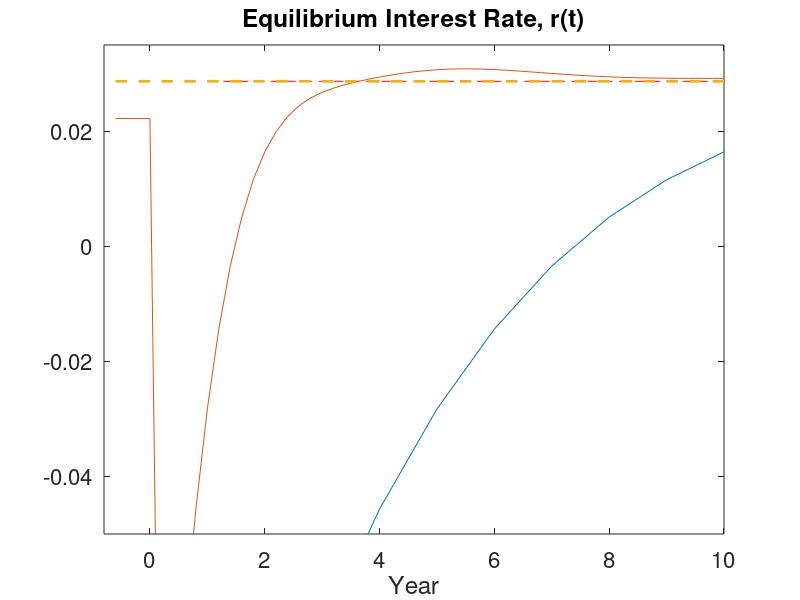

Source code (MATLAB): (Note: a time limit stopped this script after it produced the figure.)
%Written by SeHyoun Ahn and Ben Moll
%NEEDS INPUT FROM huggett_initial.m AND huggett_terminal.m
clear all; close all; clc;

load huggett_initial.mat %start from equilibrium with low lambda2
g0 = sparse(g);
gg0 = sparse(gg);
r00 = r;
A0 = A;
AT0 = A';

load huggett_terminal.mat %terminal condition
g_st = sparse(g); v_st = v;
plot(a,v);
plot(a,g,a,g0);
xlim([amin 1]);
r_st = r;

clear r Delta;

%format long;

T = 20;
N = 100;
dt = T/N;

%initial guess of interest rate sequence
r0 = r_st*ones(N,1);

S = zeros(N,1);
SS = zeros(N,1);
dS = zeros(N,1);

v = zeros(I,2,N);
gg = cell(N+1,1);
v(:,:,N)= v_st;

rnew = r0;

A_t=cell(N,1);

maxit = 1000;
r_it=zeros(N,maxit);
Sdist=zeros(maxit,1);


convergence_criterion = 10^(-5);
%speed of updating the interest rate
xi = 20*(exp(-0.05*(1:N)) - exp(-0.05*N));

% maxit = 1;
for it=1:maxit
    r_t = rnew;
    r_it(:,it)=r_t;
    
    V = v_st;
    
    for n=N:-1:1
        v(:,:,n)=V;
        % forward difference
        dVf(1:I-1,:) = (V(2:I,:)-V(1:I-1,:))/da;
        dVf(I,:) = (z + r_t(n).*amax).^(-s); %will never be used, but impose state constraint a<=amax just in case
        % backward difference
        dVb(2:I,:) = (V(2:I,:)-V(1:I-1,:))/da;
        dVb(1,:) = (z + r_t(n).*amin).^(-s); %state constraint boundary condition
        
        I_concave = dVb > dVf; %indicator whether value function is concave (problems arise if this is not the case)
        
        %consumption and savings with forward difference
        cf = dVf.^(-1/s);
        ssf = zz + r_t(n).*aa - cf;
        %consumption and savings with backward difference
        cb = dVb.^(-1/s);
        ssb = zz + r_t(n).*aa - cb;
        %consumption and derivative of value function at steady state
        c0 = zz + r_t(n).*aa;
        dV0 = c0.^(-s);
        
        % dV_upwind makes a choice of forward or backward differences based on
        % the sign of the drift
        If = ssf > 0; %positive drift --> forward difference
        Ib = ssb < 0; %negative drift --> backward difference
        I0 = (1-If-Ib); %at steady state
        %make sure backward difference is used at amax
        %Ib(I,:) = 1; If(I,:) = 0;
        %STATE CONSTRAINT at amin: USE BOUNDARY CONDITION UNLESS muf > 0:
        %already taken care of automatically
        
        dV_Upwind = dVf.*If + dVb.*Ib + dV0.*I0; %important to include third term
        c = dV_Upwind.^(-1/s);
        u = c.^(1-s)/(1-s);
        
        %CONSTRUCT MATRIX
        X = - min(ssb,0)/da;
        Y = - max(ssf,0)/da + min(ssb,0)/da;
        Z = max(ssf,0)/da;
        
        A1=spdiags(Y(:,1),0,I,I)+spdiags(X(2:I,1),-1,I,I)+spdiags([0;Z(1:I-1,1)],1,I,I);
        A2=spdiags(Y(:,2),0,I,I)+spdiags(X(2:I,2),-1,I,I)+spdiags([0;Z(1:I-1,2)],1,I,I);
        A = [A1,sparse(I,I);sparse(I,I),A2] + Aswitch;
        
        %%Note the syntax for the cell array
        A_t{n} = A;
        B = (1/dt + rho)*speye(2*I) - A;
        
        u_stacked = [u(:,1);u(:,2)];
        V_stacked = [V(:,1);V(:,2)];
        
        b = u_stacked + V_stacked/dt;
        V_stacked = B\b; %SOLVE SYSTEM OF EQUATIONS
        
        V = [V_stacked(1:I),V_stacked(I+1:2*I)];
        ss = zz + r_t(n).*aa - c;
    end
    
    %plot(a,v(:,:,1),a,v(:,:,N))
    
    gg{1}=gg0;
    for n=1:N
        AT=A_t{n}';
        %Implicit method in Updating Distribution.
        gg{n+1}= (speye(2*I) - AT*dt)\gg{n};
        %gg{n+1}=gg{n}+AT*gg{n}*dt; %This is the explicit method.
        %check(n) = gg(:,n)'*ones(2*I,1)*da;
        SS(n) = gg{n}'*aa(:)*da;
        dS(n) = gg{n+1}'*aa(:)*da - gg{n}'*aa(:)*da;
    end
    
    dS_it(:,it)=dS;
    SS_it(:,it)=SS;
    
    %Update the interest rate to reduce aggregate saving
    rnew = r_t - xi'.*dS;
    
    %This is plotting things to show how things are changing. This can be
    %removed for speed.
    if mod(it,20)==0
        figure(1);
        clf;
        subplot(2,2,1);
        plot(r_st*ones(N,1),'r--');
        hold on;
        title('r_t');
        plot(r_t);
        subplot(2,2,2);
        plot(dS);
        title('dS');
        subplot(2,2,3);
        plot(zeros(1,21),'r--');
        hold on;
        plot(dS(1:20));
        title('dS(1:20)');
        subplot(2,2,4);
        plot(dS(N-20:N));
        hold on;
        title('dS(N-20:N)');
        pause(0.1);
    end
    
    Sdist(it) = max(abs(dS));
    disp(['ITERATION = ', num2str(it)])
    disp(['Convergence criterion = ', num2str(Sdist(it))])
    if Sdist(it)<convergence_criterion
        break
    end
    
end

time = (1:N)'*dt;

figure(1);
clf;
plot(Sdist(1:it))

figure(2);
plot(1:N,SS_it(:,1),1:N,SS_it(:,it))
legend('Iteration 1','Last Iteration')
ylabel('Excess Supply')
xlabel('Time Period')

figure(3);
plot(r_t);
hold on;
plot(r_st*ones(N,1),'r--');

N1 = 4;
T1 = -N1*dt;
time1 = T1 + (1:N1)'*dt;
time2 = [time1;time];
r_t2 = [r00*ones(N1,1);r_t];

close all
set(gca,'FontSize',16)
plot(time2,r_t2,time2,r_st*ones(N1+N,1),'--','LineWidth',2)
xlim([T1 10])
ylim([-0.05 0.035])
xlabel('Year')
title('Equilibrium Interest Rate, r(t)')
print -depsc transition.eps



amax1 = 0.5;
gmax = 3;
close all
set(gcf,'PaperPosition',[0 0 15 10])
n=2;
subplot(2,2,1)
set(gca,'FontSize',16)
h1 = plot(a,gg{n}(1:I),'b',a,gg{n}(I+1:2*I),'r','LineWidth',2)
legend(h1,'g_1(a)','g_2(a)')
hold on
plot(a,g0(:,1),'b--',a,g0(:,2),'r--','LineWidth',2)
xlim([amin amax1])
ylim([0 gmax])
xlabel('Wealth, $a$','interpreter','latex')
ylabel('Densities, $g_i(a)$','interpreter','latex')
title('t = 0.1')

t = 2;
n = t/dt;
subplot(2,2,2)
set(gca,'FontSize',16)
h1 = plot(a,gg{n}(1:I),'b',a,gg{n}(I+1:2*I),'r','LineWidth',2)
legend(h1,'g_1(a)','g_2(a)')
hold on
plot(a,g0(:,1),'b--',a,g0(:,2),'r--','LineWidth',2)
xlim([amin amax1])
ylim([0 gmax])
xlabel('Wealth, $a$','interpreter','latex')
ylabel('Densities, $g_i(a)$','interpreter','latex')
title('t = 2')

t = 5;
n = t/dt;
subplot(2,2,3)
set(gca,'FontSize',16)
h1 = plot(a,gg{n}(1:I),'b',a,gg{n}(I+1:2*I),'r','LineWidth',2)
legend(h1,'g_1(a)','g_2(a)')
hold on
plot(a,g0(:,1),'b--',a,g0(:,2),'r--','LineWidth',2)
xlim([amin amax1])
ylim([0 gmax])
xlabel('Wealth, $a$','interpreter','latex')
ylabel('Densities, $g_i(a)$','interpreter','latex')
title('t = 5')


t = T;
n = t/dt;
subplot(2,2,4)
set(gca,'FontSize',16)
h1 = plot(a,gg{n}(1:I),'b',a,gg{n}(I+1:2*I),'r','LineWidth',2)
legend(h1,'g_1(a)','g_2(a)')
hold on
plot(a,g0(:,1),'b--',a,g0(:,2),'r--','LineWidth',2)
xlim([amin amax1])
ylim([0 gmax])
xlabel('Wealth, $a$','interpreter','latex')
ylabel('Densities, $g_i(a)$','interpreter','latex')
title('t = \infty')
print -depsc transition_distribution.eps
